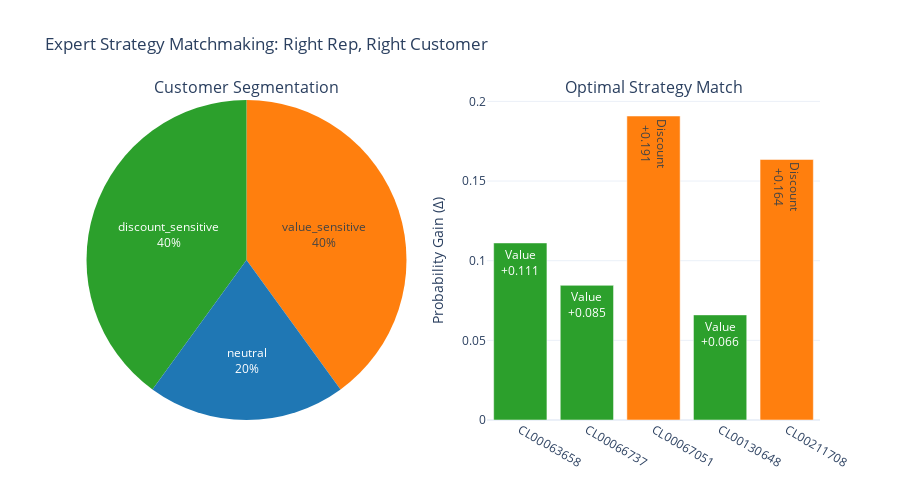

The cell this chart's notebook holds for it:
### Code cell
# SCENARIO 2.14: EXPERT STRATEGY MATCHMAKING DASHBOARD
print("\n=== SCENARIO 2.14: EXPERT STRATEGY MATCHMAKING DASHBOARD ===")

# This will run after the optimized sampling completes

if 'pivot_df' in locals() and len(pivot_df) > 0:
    # Get our 5 selected customers
    selected_df = pivot_df[pivot_df['customer_id'].isin(selected_ids)].copy()
    
    import plotly.graph_objects as go
    from plotly.subplots import make_subplots
    
    fig = make_subplots(
        rows=1, cols=2,
        subplot_titles=('Customer Segmentation', 'Optimal Strategy Match'),
        specs=[[{'type': 'pie'}, {'type': 'bar'}]]
    )
    
    # 1. Pie chart of segments in our sample
    segment_counts = selected_df['segment'].value_counts()
    fig.add_trace(
        go.Pie(
            labels=segment_counts.index,
            values=segment_counts.values,
            marker_colors=['#ff7f0e', '#2ca02c', '#1f77b4'],
            textinfo='label+percent',
            hovertemplate='Segment: %{label}<br>Count: %{value}<extra></extra>'
        ),
        row=1, col=1
    )
    
    # 2. Bar chart showing which strategy wins for each customer
    for _, row in selected_df.iterrows():
        winner = 'Discount' if row['discount_gain'] > row['value_gain'] else 'Value'
        gain = max(row['discount_gain'], row['value_gain'])
        color = '#ff7f0e' if winner == 'Discount' else '#2ca02c'
        
        fig.add_trace(
            go.Bar(
                x=[row['customer_id']],
                y=[gain],
                name=row['segment'],
                marker_color=color,
                text=[f'{winner}<br>{gain:+.3f}'],
                textposition='inside',
                hovertemplate=f"Customer: {row['customer_id']}<br>Segment: {row['segment']}<br>Optimal: {winner}<br>Gain: {gain:+.3f}<extra></extra>"
            ),
            row=1, col=2
        )
    
    fig.update_layout(
        title='Expert Strategy Matchmaking: Right Rep, Right Customer',
        height=500,
        showlegend=False,
        template='plotly_white'
    )
    
    fig.update_yaxes(title_text='Probability Gain (Δ)', row=1, col=2)
    
    fig.show()
    
    print("\n=== MATCHMAKING RULES ===")
    print("IF customer is discount-sensitive → send to DISCOUNT-FOCUSED reps")
    print("   • MARINA GUYOT (68.1% conversion)")
    print("   • Clément TOUZAN (54.8% conversion)")
    print("   • Alban LE MOIGNIC (50.0% conversion)")
    print("\nIF customer is value-sensitive → send to VALUE-FOCUSED reps")
    print("   • ELISABETH MACHADO (81.1% conversion)")
    print("   • Jérôme APPLAGNAT (50.2% conversion)")
    print("\nIF customer is neutral → A/B test to learn more")
    
else:
    print("⏳ Sampling still in progress... run this cell after completion")

### Figure 1 — Plotly figure (JSON) as saved in the notebook; plotly's stock layout.template omitted (floating-point values rounded to 4 significant figures)
{"data": [{"domain": {"x": [0, 0.45], "y": [0, 1]}, "hovertemplate": "Segment: %{label}<br>Count: %{value}<extra></extra>", "labels": ["value_sensitive", "discount_sensitive", "neutral"], "marker": {"colors": ["#ff7f0e", "#2ca02c", "#1f77b4"]}, "textinfo": "label+percent", "type": "pie", "values": [2, 2, 1]}, {"hovertemplate": "Customer: CL00063658<br>Segment: neutral<br>Optimal: Value<br>Gain: +0.111<extra></extra>", "marker": {"color": "#2ca02c"}, "name": "neutral", "text": ["Value<br>+0.111"], "textposition": "inside", "type": "bar", "x": ["CL00063658"], "xaxis": "x", "y": [0.1111], "yaxis": "y"}, {"hovertemplate": "Customer: CL00066737<br>Segment: value_sensitive<br>Optimal: Value<br>Gain: +0.085<extra></extra>", "marker": {"color": "#2ca02c"}, "name": "value_sensitive", "text": ["Value<br>+0.085"], "textposition": "inside", "type": "bar", "x": ["CL00066737"], "xaxis": "x", "y": [0.08454], "yaxis": "y"}, {"hovertemplate": "Customer: CL00067051<br>Segment: discount_sensitive<br>Optimal: Discount<br>Gain: +0.191<extra></extra>", "marker": {"color": "#ff7f0e"}, "name": "discount_sensitive", "text": ["Discount<br>+0.191"], "textposition": "inside", "type": "bar", "x": ["CL00067051"], "xaxis": "x", "y": [0.1908], "yaxis": "y"}, {"hovertemplate": "Customer: CL00130648<br>Segment: value_sensitive<br>Optimal: Value<br>Gain: +0.066<extra></extra>", "marker": {"color": "#2ca02c"}, "name": "value_sensitive", "text": ["Value<br>+0.066"], "textposition": "inside", "type": "bar", "x": ["CL00130648"], "xaxis": "x", "y": [0.06599], "yaxis": "y"}, {"hovertemplate": "Customer: CL00211708<br>Segment: discount_sensitive<br>Optimal: Discount<br>Gain: +0.164<extra></extra>", "marker": {"color": "#ff7f0e"}, "name": "discount_sensitive", "text": ["Discount<br>+0.164"], "textposition": "inside", "type": "bar", "x": ["CL00211708"], "xaxis": "x", "y": [0.1636], "yaxis": "y"}], "layout": {"annotations": [{"font": {"size": 16}, "showarrow": false, "text": "Customer Segmentation", "x": 0.225, "xanchor": "center", "xref": "paper", "y": 1, "yanchor": "bottom", "yref": "paper"}, {"font": {"size": 16}, "showarrow": false, "text": "Optimal Strategy Match", "x": 0.775, "xanchor": "center", "xref": "paper", "y": 1, "yanchor": "bottom", "yref": "paper"}], "height": 500, "showlegend": false, "title": {"text": "Expert Strategy Matchmaking: Right Rep, Right Customer"}, "xaxis": {"anchor": "y", "domain": [0.55, 1]}, "yaxis": {"anchor": "x", "domain": [0, 1], "title": {"text": "Probability Gain (Δ)"}}}}
